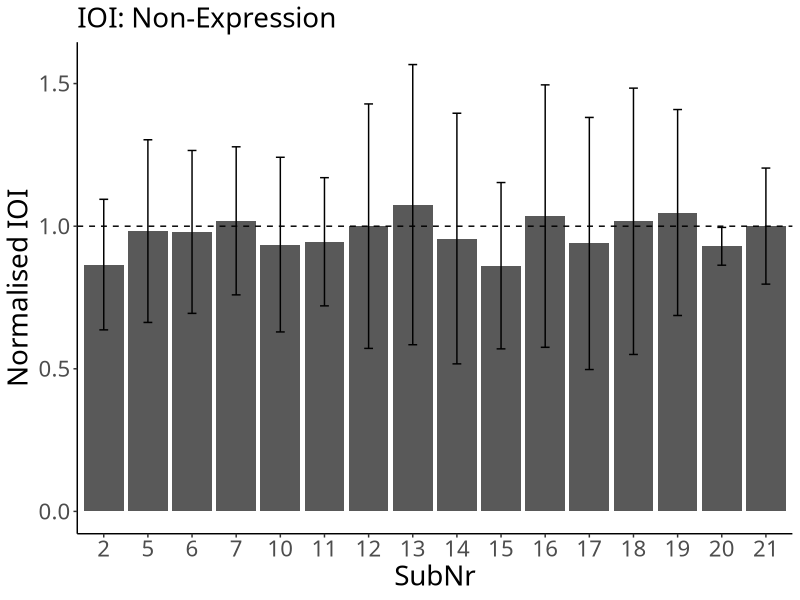
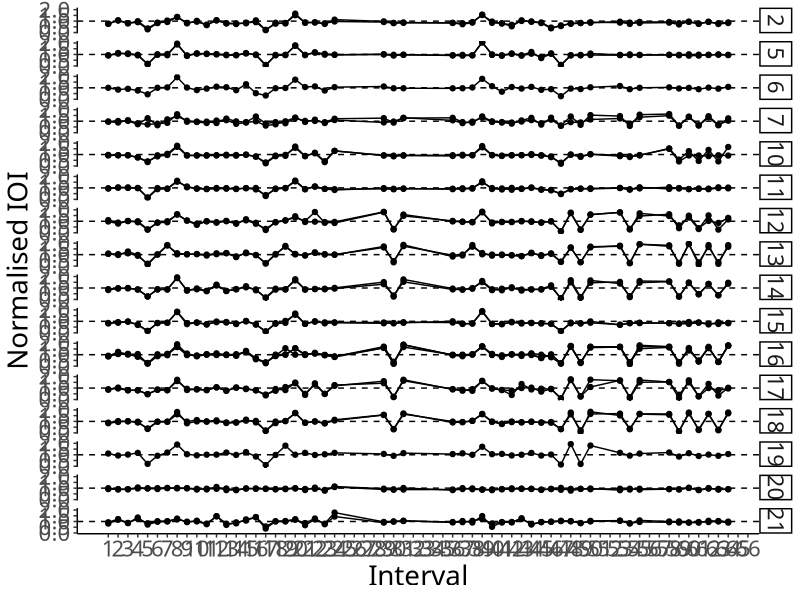
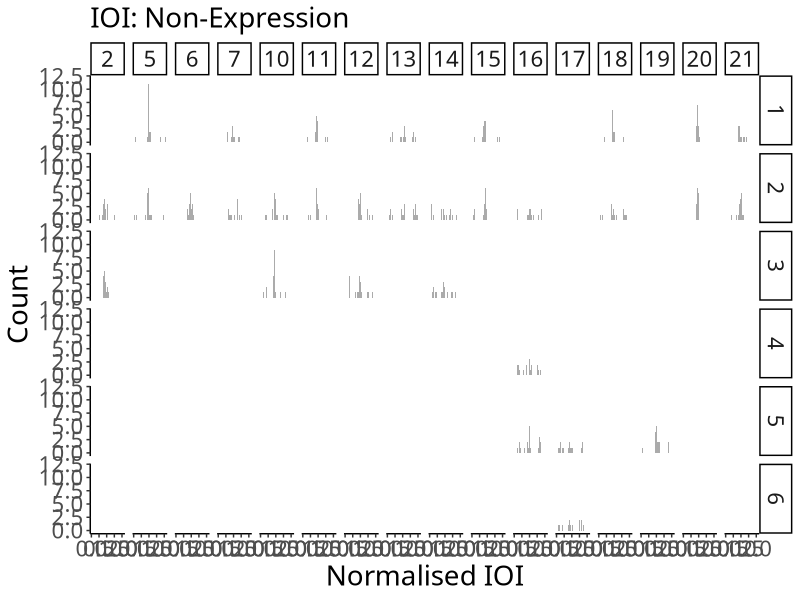
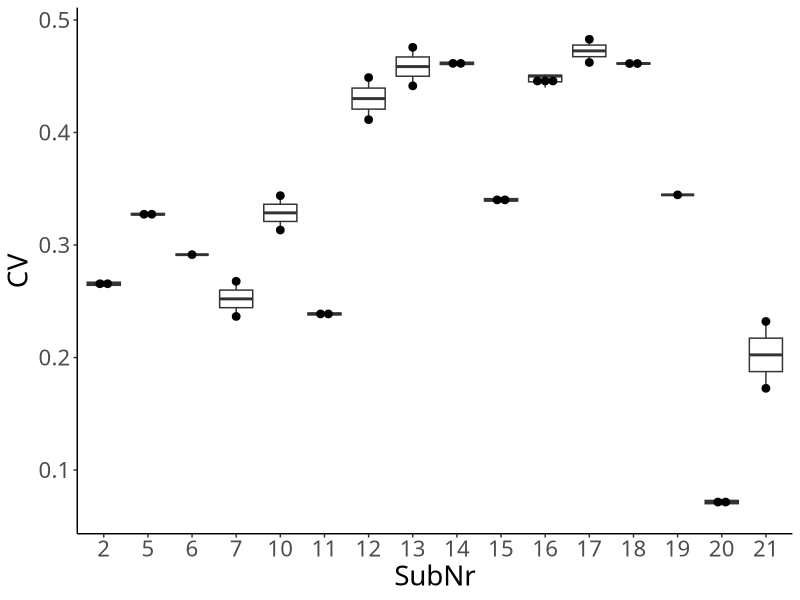

Reproduce these figures in R, in order.
## ---- chunk 1
# packages
# data manipulation
if (!require("data.table")) {install.packages("data.table"); require("data.table")}
# plot
if (!require("ggplot2")) {install.packages("ggplot2"); require("ggplot2")}

# ggplots
theme_set(theme_classic())
theme_update(text = element_text(size = 20, family = "Helvetica Neue LT Std 57 Condensed"), legend.position = "bottom")
## ---- chunk 2
dt_ioi <- fread("./preprocessor/filtered/data_offset.csv", header = T, sep = ",", dec = ".") # read a filtered csv

# SubNr as a factor
dt_ioi$SubNr <- as.factor(dt_ioi$SubNr)

# assign RowNr
dt_ioi$RowNr <- rep(1:72, nrow(dt_ioi)/72)
## ---- chunk 3
# calculate normIOIs
dt_ioi$IOI <- diff(c(0, dt_ioi$TimeStamp))

# convert bpm to ms
dt_ioi[Tempo == 120]$Tempo <- 250
dt_ioi[Tempo == 110]$Tempo <- 273
dt_ioi[Tempo == 100]$Tempo <- 300

# normalise IOIs
dt_ioi$normIOI <- dt_ioi$IOI/dt_ioi$Tempo

# remove the first note
dt_ioi <- dt_ioi[RowNr != 1]

# assign Interval
dt_ioi$Interval <- rep(1:71, nrow(dt_ioi)/71)

# remove irrelevant intervals
ls_irrelevant <- list(c(25:28), c(32:35), c(51:52), c(56:57), c(65:71))
dt_ioi$EighthNote <- "Yes"

for (phrase in 1:length(ls_irrelevant)){
  for (note in 1:length(ls_irrelevant[[phrase]])){
    dt_ioi[Interval == ls_irrelevant[[phrase]][note]]$EighthNote <- "No"
  }
}
## ---- chunk 4
# For each individual
ioi <- dt_ioi[EighthNote == "Yes", .(N = length(normIOI), Mean = mean(normIOI), SD = sd(normIOI)), by = .(SubNr)]
print(ioi)
## ---- chunk 5
p_ioi <- ggplot(data = ioi, aes(x = SubNr, y = Mean)) +
  geom_bar(stat = "identity", position = position_dodge()) +
  geom_errorbar(aes(ymin = Mean - SD, ymax = Mean + SD),
                width = .2, position = position_dodge(.9)) +
  geom_hline(yintercept = 1, linetype = "dashed") + # Tempo
  labs(y = "Normalised IOI", subtitle = "IOI: Non-Expression")
p_ioi
## ---- chunk 6
# For each individual
ioi_seq <- dt_ioi[EighthNote == "Yes", .(N = length(normIOI), Mean = mean(normIOI)), by = .(SubNr, TrialNr, Interval)]

p_ioi_seq <- ggplot(data = ioi_seq, aes(x = Interval, y = Mean, group = TrialNr)) +
  geom_line() +
  geom_point() +
  geom_hline(yintercept = 1, linetype = "dashed") + # Tempo
  facet_grid(SubNr ~ .) +
  labs(x = "Interval", y = "Normalised IOI") + scale_x_continuous(breaks=seq(1,66,1))
p_ioi_seq
## ---- chunk 7
p_ioi_dis <- ggplot(dt_ioi[EighthNote == "Yes"], aes(x = normIOI)) +
  geom_histogram(binwidth = .02, alpha = .5, position = "identity") +
  facet_grid(TrialNr ~ SubNr) +
  labs(x = "Normalised IOI", y = "Count", subtitle = "IOI: Non-Expression")
p_ioi_dis
## ---- chunk 8
# Group mean
ioi_all <- ioi[, .(N = length(Mean), Mean = mean(Mean), SD = sd(Mean))]
print(ioi_all)
## ---- chunk 9
excluded_ioi <- ioi[Mean < ioi_all$Mean+3*ioi_all$SD & Mean > ioi_all$Mean-3*ioi_all$SD]
print(excluded_ioi)
## ---- chunk 10
# for each participant
cv <- dt_ioi[EighthNote == "Yes", .(N = length(normIOI), CV = sd(normIOI)/mean(normIOI)) , by = .(SubNr, TrialNr)]
cv
## ---- chunk 11
p_cv_box <- ggplot(cv, aes(x = SubNr, y = CV)) +
  geom_boxplot() +
  geom_dotplot(binaxis = 'y', stackdir = 'center', dotsize = 0.5)
p_cv_box
## ---- chunk 12
# for all
cv_all <- cv[, .(N = length(CV), Mean = mean(CV), SD = sd(CV))]
print(cv_all)
## ---- chunk 13
excluded_cv <- cv[CV < cv_all$Mean+3*(cv_all$SD) & CV > cv_all$Mean-3*cv_all$SD]
print(excluded_cv)
## ---- chunk 14
fwrite(excluded_cv, "./offset_valid.csv")
